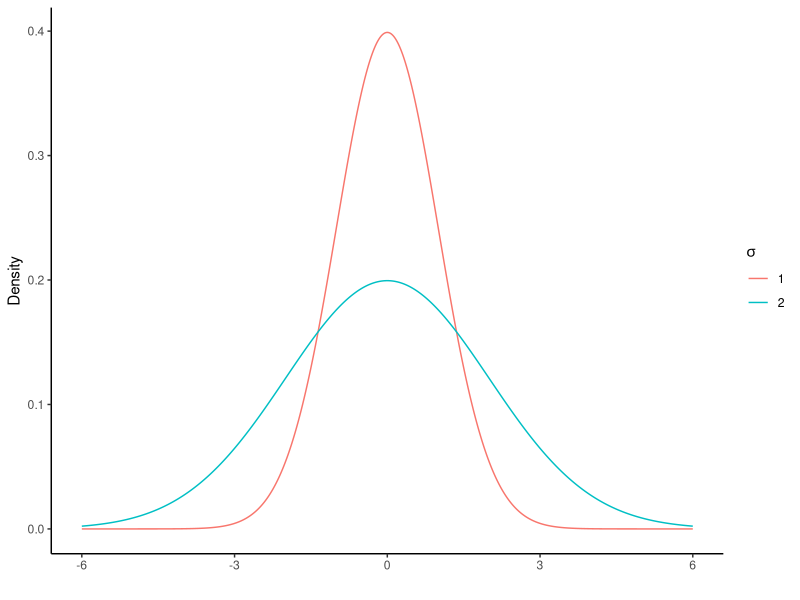
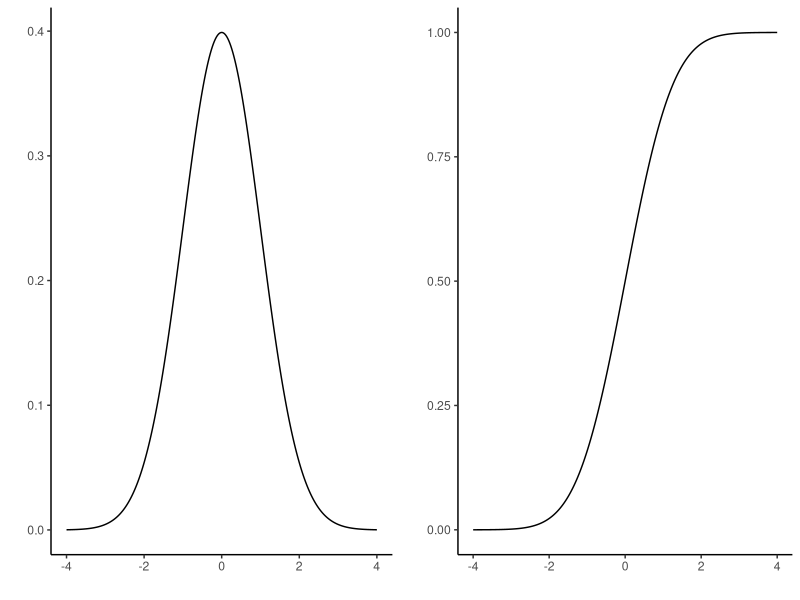
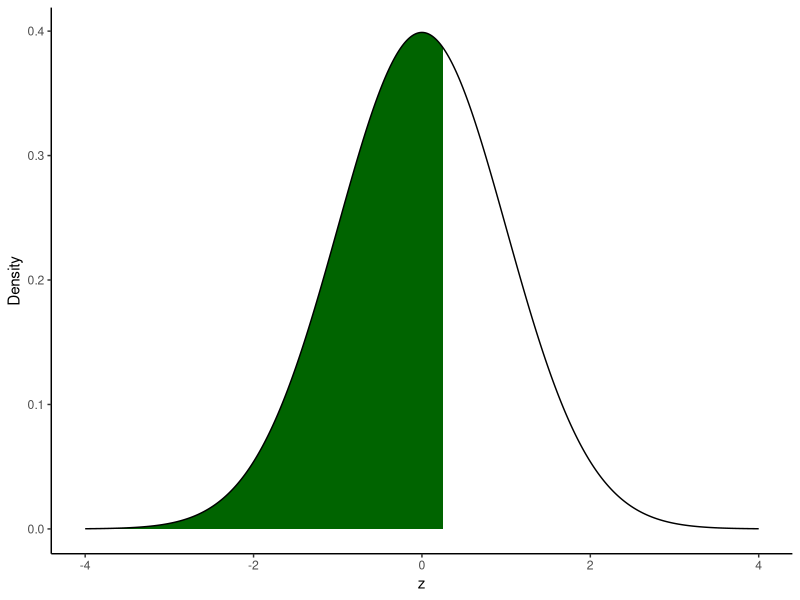
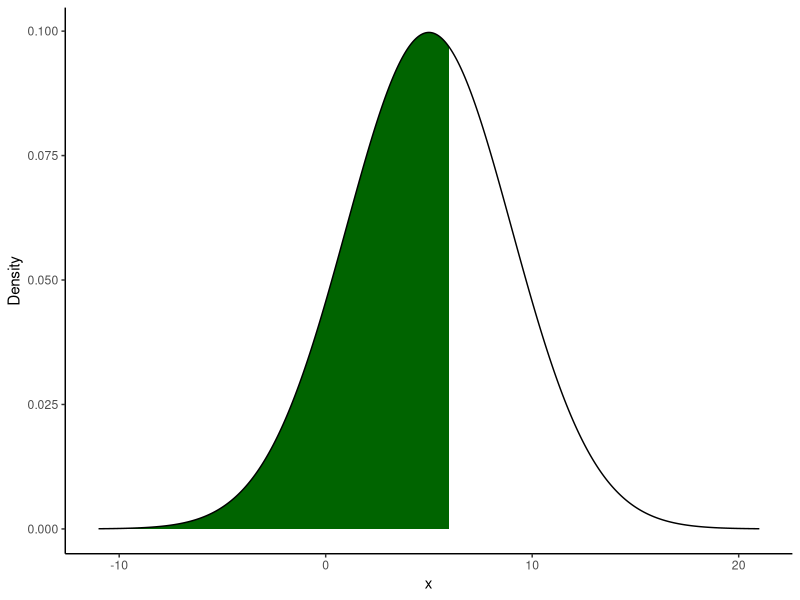

The R source for these figures, in order:
## ---- chunk 1
library(ggplot2)
library(ggpubr)
library(dplyr)
library(tidyr)
## ---- chunk 2
df <- data.frame(x = seq(-6, 6, length.out = 1000))

df$sigma1 <- dnorm(x = df$x, mean = 0, sd = 1)
df$sigma2 <- dnorm(x = df$x, mean = 0, sd = 2)

df_graph <- df %>% 
  pivot_longer(!x, names_to = "Sigma", values_to = "values")

ggplot(data = df_graph) +
  geom_line(mapping = aes(x = x, 
                          y = values,
                          color = Sigma)) +
    scale_colour_discrete(name = expression(sigma),
                      breaks = c("sigma1",
                                 "sigma2"),
                      labels = c("1",
                                 "2")) +
  labs(x = "", 
       y = "Density") +
  theme_classic()
## ---- chunk 3
df1 <- data.frame(x = seq(-4, 4, length.out = 1000))

df1$density <- pnorm(q = df1$x,
                     mean = 0,
                     sd = 1)

p1 <- ggplot(data = df1) +
  geom_line(mapping = aes(x = x, 
                          y = density)) + 
  labs(x = "", 
       y = "") +
  theme_classic()

df2 <- data.frame(x = seq(-4, 4, length.out = 1000))

df2$density <- dnorm(x = df2$x,
                     mean = 0,
                     sd = 1)

p2 <- ggplot(data = df2) +
  geom_line(mapping = aes(x = x, 
                          y = density)) + 
  labs(x = "", 
       y = "") +
  theme_classic()

p <- ggarrange(p2, p1,
               ncol = 2, nrow = 1)
p

## ---- chunk 4
x <- c(6, 2 , 8, 7, 5)

mean_x <- mean(x)

sd_x <- sd(x)

z <- (x - mean_x)/sd_x

mean(z)

sd(z)
## ---- chunk 5
mu_x <- 5

sigma_x <- 4

z <- (6 - mu_x) / sigma_x

z 
## ---- chunk 6
pnorm(z, mean = 0, sd = 1, lower.tail = TRUE)*100
## ---- chunk 7
100 - pnorm(z, mean = 0, sd = 1, lower.tail = FALSE)*100
## ---- chunk 8

df <- data.frame(x = seq(-4, 4, length.out = 1000))

df$density <- dnorm(x = df$x,
                    mean = 0,
                    sd = 1)

df_probability <- df %>% 
              filter(x < z)

ggplot(data = df) +
  geom_area(aes(x = x, 
                y = density), 
                fill = "darkgreen",
                data = df_probability) + 
  geom_line(mapping = aes(x = x, 
                          y = density)) + 
  labs(x = "z", 
       y = "Density") +
  theme_classic()

## ---- chunk 9
mu_x <- 5

sigma_x <- 4
  
pnorm(6, mean = mu_x, sd = sigma_x, lower.tail = TRUE)*100

x_values <- mu_x + c(-1, 1) * 4 * sigma_x

df <- data.frame(x = seq(x_values[1], 
                         x_values[2], 
                         length.out = 1000))

df$density <- dnorm(x = df$x,
                    mean = mu_x,
                    sd = sigma_x)

df_probability <- df %>% 
              filter(x < 6)

ggplot(data = df) +
  geom_area(aes(x = x, 
                y = density), 
                fill = "darkgreen",
                data = df_probability) + 
  geom_line(mapping = aes(x = x, 
                          y = density)) + 
  labs(x = "x", 
       y = "Density") +
  theme_classic()

